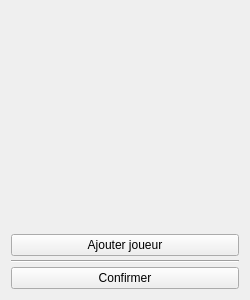
<?xml version="1.0" encoding="UTF-8"?>
<ui version="4.0">
 <class>QYamsStartFormWidget</class>
 <widget class="QWidget" name="QYamsStartFormWidget">
  <property name="windowModality">
   <enum>Qt::ApplicationModal</enum>
  </property>
  <property name="geometry">
   <rect>
    <x>0</x>
    <y>0</y>
    <width>250</width>
    <height>300</height>
   </rect>
  </property>
  <property name="windowTitle">
   <string>Édition des joueurs</string>
  </property>
  <layout class="QVBoxLayout" name="verticalLayout">
   <property name="spacing">
    <number>4</number>
   </property>
   <item>
    <layout class="QVBoxLayout" name="lytInputs">
     <item>
      <widget class="QYamsStartPlayerNameInputWidget" name="player_1" native="true"/>
     </item>
     <item>
      <widget class="QYamsStartPlayerNameInputWidget" name="player_2" native="true"/>
     </item>
    </layout>
   </item>
   <item>
    <widget class="QPushButton" name="btnAddPlayer">
     <property name="text">
      <string>Ajouter joueur</string>
     </property>
    </widget>
   </item>
   <item>
    <widget class="Line" name="line">
     <property name="orientation">
      <enum>Qt::Horizontal</enum>
     </property>
    </widget>
   </item>
   <item>
    <widget class="QPushButton" name="btnSubmit">
     <property name="text">
      <string>Confirmer</string>
     </property>
    </widget>
   </item>
  </layout>
 </widget>
 <customwidgets>
  <customwidget>
   <class>QYamsStartPlayerNameInputWidget</class>
   <extends>QWidget</extends>
   <header>QYamsStartPlayerNameInputWidget.hpp</header>
   <container>1</container>
  </customwidget>
 </customwidgets>
 <resources/>
 <connections/>
</ui>
